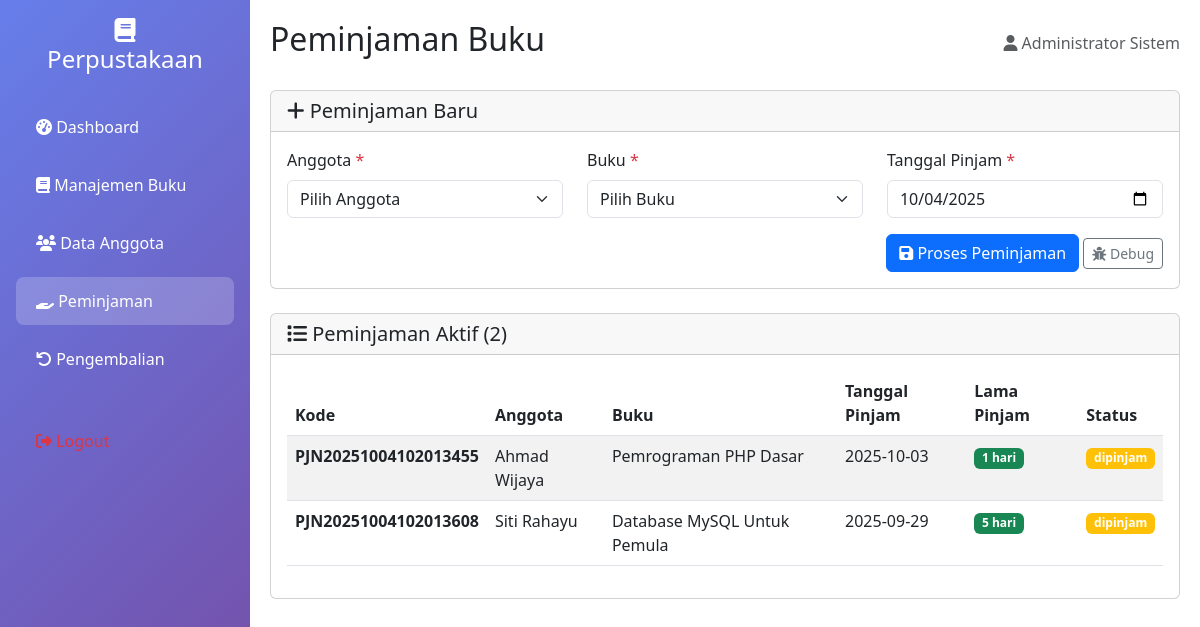
The page /peminjaman/index.php (signed in) on the database its author committed.
### tables this page shows
CREATE TABLE `peminjaman` (
  `id` int(11) NOT NULL,
  `kode_peminjaman` varchar(20) NOT NULL,
  `anggota_id` int(11) NOT NULL,
  `buku_id` int(11) NOT NULL,
  `tanggal_pinjam` date NOT NULL,
  `tanggal_kembali` date DEFAULT NULL,
  `status` enum('dipinjam','dikembalikan','terlambat') DEFAULT 'dipinjam',
  `denda` decimal(10,2) DEFAULT 0.00,
  `created_at` timestamp NOT NULL DEFAULT current_timestamp()
);

CREATE TABLE `anggota` (
  `id` int(11) NOT NULL,
  `kode_anggota` varchar(20) NOT NULL,
  `nama` varchar(100) NOT NULL,
  `email` varchar(100) DEFAULT NULL,
  `telepon` varchar(15) DEFAULT NULL,
  `alamat` text DEFAULT NULL,
  `created_at` timestamp NOT NULL DEFAULT current_timestamp()
);

CREATE TABLE `buku` (
  `id` int(11) NOT NULL,
  `judul` varchar(255) NOT NULL,
  `penulis` varchar(100) NOT NULL,
  `penerbit` varchar(100) NOT NULL,
  `tahun_terbit` year(4) NOT NULL,
  `isbn` varchar(20) DEFAULT NULL,
  `kategori` varchar(50) DEFAULT 'Umum',
  `jumlah_halaman` int(11) DEFAULT 0,
  `stok` int(11) DEFAULT 1,
  `created_at` timestamp NOT NULL DEFAULT current_timestamp()
);

### peminjaman/index.php (the view, shortened to what this page needs)
<?php
try {
    $database = new Database();
    $db = $database->getConnection();
} catch (Exception $e) {
    die("<div class='alert alert-danger m-3'>❌ Error Database: " . $e->getMessage() .
        "<br><a href='../database/fix_peminjaman_only.php' class='btn btn-warning btn-sm mt-2'>Perbaiki Database</a></div>");
}
try {
    $database = new Database();
    $db = $database->getConnection();
} catch (Exception $e) {
    die("Database connection failed: " . $e->getMessage());
}
try {
    $query = "
        SELECT p.*, a.nama as nama_anggota, a.kode_anggota, b.judul, b.penulis
        FROM peminjaman p
        JOIN anggota a ON p.anggota_id = a.id
        JOIN buku b ON p.buku_id = b.id
        WHERE p.status = 'dipinjam'
        ORDER BY p.tanggal_pinjam DESC
    ";
    $loans = $db->query($query)->fetchAll(PDO::FETCH_ASSOC);
} catch (PDOException $e) {
    $loans = [];
    $error = "Error mengambil data peminjaman: " . $e->getMessage();
}
try {
    $members = $db->query("SELECT id, kode_anggota, nama FROM anggota ORDER BY nama")->fetchAll(PDO::FETCH_ASSOC);
    $books = $db->query("SELECT id, judul, penulis, stok FROM buku WHERE stok > 0 ORDER BY judul")->fetchAll(PDO::FETCH_ASSOC);
} catch (PDOException $e) {
    $members = [];
    $books = [];
    $error = "Error mengambil data dropdown: " . $e->getMessage();
}
?>
<!DOCTYPE html>
<html lang="id">
<head>
    <link href="https://cdn.jsdelivr.net/npm/bootstrap@5.3.0/dist/css/bootstrap.min.css" rel="stylesheet">
    <link rel="stylesheet" href="https://cdnjs.cloudflare.com/ajax/libs/font-awesome/6.4.0/css/all.min.css">
</head>
<body>
    <div class="container-fluid">
        <div class="row">
            <div class="col-md-2 sidebar p-0">
                <div class="d-flex flex-column p-3">
                    <h4 class="text-center mb-4">
                        <i class="fas fa-book"></i><br>
                        Perpustakaan
                    </h4>
                    <ul class="nav nav-pills flex-column">
                        <li class="nav-item">
                            <a href="../dashboard/index.php" class="nav-link">
                                <i class="fas fa-tachometer-alt"></i> Dashboard
                            </a>
                        </li>
                        <li class="nav-item">
                            <a href="../buku/index.php" class="nav-link">
                                <i class="fas fa-book"></i> Manajemen Buku
                            </a>
                        </li>
                        <li class="nav-item">
                            <a href="../anggota/index.php" class="nav-link">
                                <i class="fas fa-users"></i> Data Anggota
                            </a>
                        </li>
                        <li class="nav-item">
                            <a href="index.php" class="nav-link active">
                                <i class="fas fa-hand-holding"></i> Peminjaman
                            </a>
                        </li>
                        <li class="nav-item">
                            <a href="../pengembalian/index.php" class="nav-link">
                                <i class="fas fa-undo"></i> Pengembalian
                            </a>
                        </li>
                        <li class="nav-item mt-4">
                            <a href="../auth/logout.php" class="nav-link text-danger">
                                <i class="fas fa-sign-out-alt"></i> Logout
                            </a>
                        </li>
                    </ul>
                </div>
            </div>
            <div class="col-md-10 main-content">
                <div class="d-flex justify-content-between align-items-center mb-4">
                    <h2>Peminjaman Buku</h2>
                    <div class="text-muted">
                        <i class="fas fa-user"></i> <?php echo $_SESSION['admin_nama']; ?>
                    </div>
                </div>
                <div class="card mb-4">
                    <div class="card-header">
                        <h5 class="card-title mb-0">
                            <i class="fas fa-plus"></i> Peminjaman Baru
                        </h5>
                    </div>
                    <div class="card-body">
                        <form method="POST">
                            <div class="row">
                                <div class="col-md-4">
                                    <div class="mb-3">
                                        <label for="anggota_id" class="form-label">Anggota <span class="text-danger">*</span></label>
                                        <select class="form-select" id="anggota_id" name="anggota_id" required>
                                            <option value="">Pilih Anggota</option>
                                        </select>
                                    </div>
                                </div>
                                <div class="col-md-4">
                                    <div class="mb-3">
                                        <label for="buku_id" class="form-label">Buku <span class="text-danger">*</span></label>
                                        <select class="form-select" id="buku_id" name="buku_id" required>
                                            <option value="">Pilih Buku</option>
                                        </select>
                                    </div>
                                </div>
                                <div class="col-md-4">
                                    <div class="mb-3">
                                        <label for="tanggal_pinjam" class="form-label">Tanggal Pinjam <span class="text-danger">*</span></label>
                                        <input type="date" class="form-control" id="tanggal_pinjam" name="tanggal_pinjam" value="<?php echo date('Y-m-d'); ?>" required>
                                    </div>
                                </div>
                            </div>
                            <div class="text-end">
                                <button type="submit" class="btn btn-primary" <?php echo (empty($members) || empty($books)) ? 'disabled' : ''; ?>>
                                    <i class="fas fa-save"></i> Proses Peminjaman
                                </button>
                                <a href="?debug=1" class="btn btn-outline-secondary btn-sm">
                                    <i class="fas fa-bug"></i> Debug
                                </a>
                            </div>
                        </form>
                    </div>
                </div>
                <div class="card">
                    <div class="card-header">
                        <h5 class="card-title mb-0">
                            <i class="fas fa-list"></i> Peminjaman Aktif (<?php echo count($loans); ?>)
                        </h5>
                    </div>
                    <div class="card-body">
                        <?php if (empty($loans)): ?>
                            <div class="text-center py-4">
                                <i class="fas fa-inbox fa-3x text-muted mb-3"></i>
                                <p class="text-muted">Tidak ada peminjaman aktif</p>
                                <a href="?debug=1" class="btn btn-outline-primary btn-sm">
                                    <i class="fas fa-bug"></i> Debug Data
                                </a>
                            </div>
                        <?php else: ?>
                            <div class="table-responsive">
                                <table class="table table-striped">
                                    <thead>
                                        <tr>
                                            <th>Kode</th>
                                            <th>Anggota</th>
                                            <th>Buku</th>
                                            <th>Tanggal Pinjam</th>
                                            <th>Lama Pinjam</th>
                                            <th>Status</th>
                                        </tr>
                                    </thead>
                                    <tbody>
                                        <?php foreach ($loans as $loan): ?>
                                            <?php
                                            $days_borrowed = floor((time() - strtotime($loan['tanggal_pinjam'])) / (60 * 60 * 24));
                                            $is_late = $days_borrowed > 7;
                                            ?>
                                            <tr class="<?php echo $is_late ? 'table-warning' : ''; ?>">
                                                <td><strong><?php echo $loan['kode_peminjaman']; ?></strong></td>
                                                <td><?php echo htmlspecialchars($loan['nama_anggota']); ?></td>
                                                <td><?php echo htmlspecialchars($loan['judul']); ?></td>
                                                <td><?php echo $loan['tanggal_pinjam']; ?></td>
                                                <td>
                                                    <span class="badge bg-<?php echo $is_late ? 'warning' : 'success'; ?>">
                                                        <?php echo $days_borrowed; ?> hari
                                                    </span>
                                                </td>
                                                <td>
                                                    <span class="badge bg-<?php echo $is_late ? 'danger' : 'warning'; ?>">
                                                        <?php echo $is_late ? 'Terlambat' : $loan['status']; ?>
                                                    </span>
                                                </td>
                                            </tr>
                                        <?php endforeach; ?>
                                    </tbody>
                                </table>
                            </div>
                        <?php endif; ?>
                    </div>
                </div>
            </div>
        </div>
    </div>
</body>
</html>

### peminjaman/index.php (style rules this page uses)
.sidebar { background: linear-gradient(135deg, #667eea 0%, #764ba2 100%); color: white; min-height: 100vh; position: fixed; width: 250px; }
.sidebar .nav-link { color: white; padding: 12px 20px; margin: 5px 0; border-radius: 8px; }
.sidebar .nav-link:hover, .sidebar .nav-link.active { background: rgba(255,255,255,0.2); }
.main-content { margin-left: 250px; padding: 20px; width: calc(100% - 250px); }

### rows shown on the page
peminjaman: kode_peminjaman "PJN20251004102013455", anggota.nama "Ahmad Wijaya", buku.judul "Pemrograman PHP Dasar", tanggal_pinjam "2025-10-03", tanggal_pinjam "1", status "dipinjam"
peminjaman: kode_peminjaman "PJN20251004102013608", anggota.nama "Siti Rahayu", buku.judul "Database MySQL Untuk Pemula", tanggal_pinjam "2025-09-29", tanggal_pinjam "5", status "dipinjam"

### other values the page prints
$_SESSION['admin_nama'] "Administrator Sistem"
count($loans) "2"
